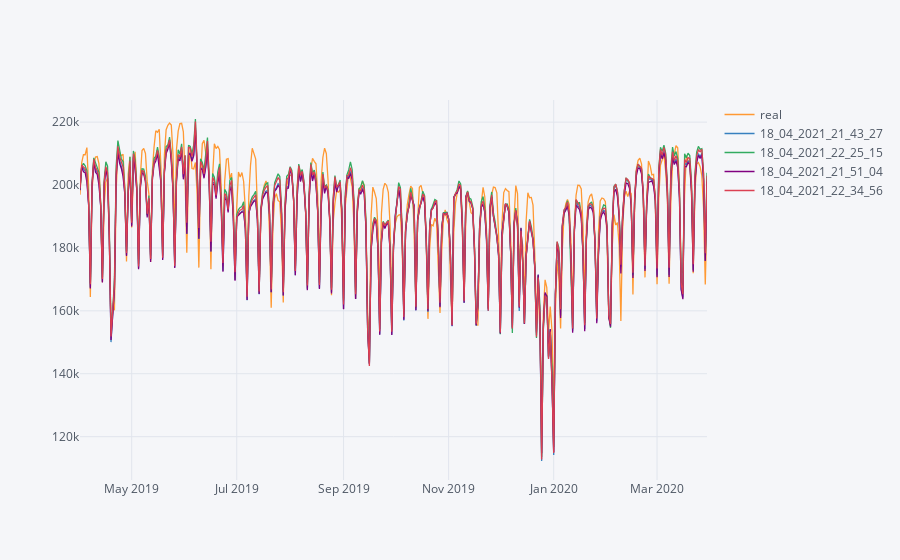

Notebook code for this chart:
### Code cell
df_pred[["real", "18_04_2021_21_43_27", "18_04_2021_22_25_15", "18_04_2021_21_51_04", "18_04_2021_22_34_56"]].iplot()

### Figure 1 — Plotly figure (JSON) as saved in the notebook; plotly's stock layout.template omitted (floating-point values rounded to 4 significant figures; data arrays with more than 128 entries replaced by an {"elided": "..."} marker saying what was removed)
{"data": [{"line": {"color": "rgba(255, 153, 51, 1.0)", "dash": "solid", "shape": "linear", "width": 1.3}, "mode": "lines", "name": "real", "text": "", "type": "scatter", "x": {"elided": "365 str values"}, "y": {"elided": "365 float values"}}, {"line": {"color": "rgba(55, 128, 191, 1.0)", "dash": "solid", "shape": "linear", "width": 1.3}, "mode": "lines", "name": "18_04_2021_21_43_27", "text": "", "type": "scatter", "x": {"elided": "365 str values"}, "y": {"elided": "365 float values"}}, {"line": {"color": "rgba(50, 171, 96, 1.0)", "dash": "solid", "shape": "linear", "width": 1.3}, "mode": "lines", "name": "18_04_2021_22_25_15", "text": "", "type": "scatter", "x": {"elided": "365 str values"}, "y": {"elided": "365 float values"}}, {"line": {"color": "rgba(128, 0, 128, 1.0)", "dash": "solid", "shape": "linear", "width": 1.3}, "mode": "lines", "name": "18_04_2021_21_51_04", "text": "", "type": "scatter", "x": {"elided": "365 str values"}, "y": {"elided": "365 float values"}}, {"line": {"color": "rgba(219, 64, 82, 1.0)", "dash": "solid", "shape": "linear", "width": 1.3}, "mode": "lines", "name": "18_04_2021_22_34_56", "text": "", "type": "scatter", "x": {"elided": "365 str values"}, "y": {"elided": "365 float values"}}], "layout": {"legend": {"bgcolor": "#F5F6F9", "font": {"color": "#4D5663"}}, "paper_bgcolor": "#F5F6F9", "plot_bgcolor": "#F5F6F9", "title": {"font": {"color": "#4D5663"}}, "xaxis": {"gridcolor": "#E1E5ED", "showgrid": true, "tickfont": {"color": "#4D5663"}, "title": {"font": {"color": "#4D5663"}, "text": ""}, "zerolinecolor": "#E1E5ED"}, "yaxis": {"gridcolor": "#E1E5ED", "showgrid": true, "tickfont": {"color": "#4D5663"}, "title": {"font": {"color": "#4D5663"}, "text": ""}, "zerolinecolor": "#E1E5ED"}}}
